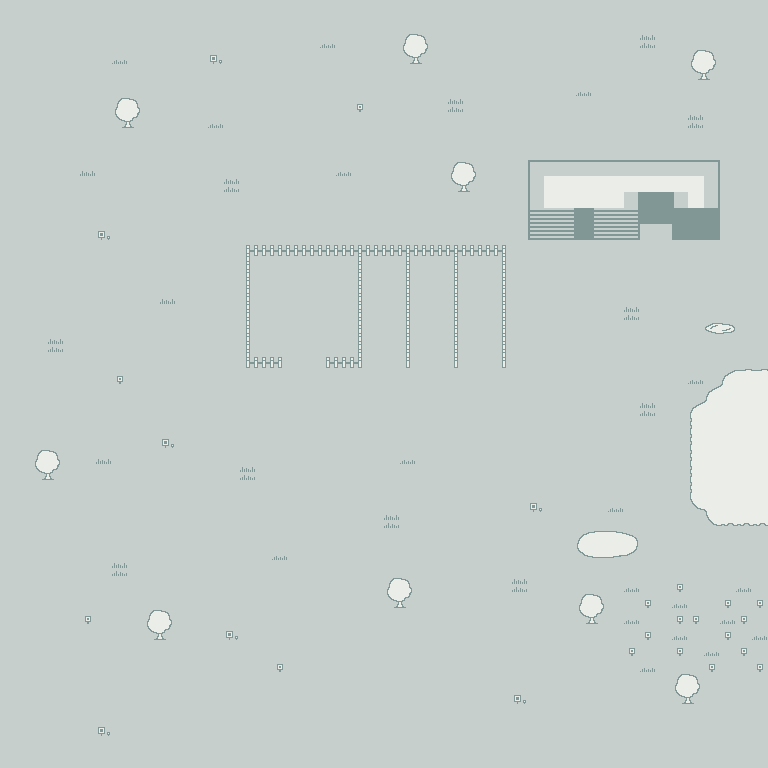

The image is a tile-based game level rendered from a .tmx file. Its description and source (layers, tilesets, objects; grid data summarised) follow:
An orthogonal 48x48 tile map with 16x16 px tiles, 4 tile layers (Void, Floor, GameplayLayer, ObjectsOnGround).

<map version="1.10" tiledversion="1.11.1" orientation="orthogonal" renderorder="right-down" width="48" height="48" tilewidth="16" tileheight="16" infinite="0" nextlayerid="5" nextobjectid="1">
 <tileset firstgid="1" source="../../WhiteVoid.tsx" />
 <layer id="2" name="Void" width="48" height="48" tintcolor="#ffffff">
  <data>[2304 cells, 2304 non-empty, 1 distinct tile ids]</data>
 </layer>
 <layer id="2" name="Floor" width="48" height="48">
  <data>[2304 cells, 0 non-empty, 0 distinct tile ids]</data>
 </layer>
 <layer id="3" name="GameplayLayer" width="48" height="48">
  <data>[2304 cells, 245 non-empty, 41 distinct tile ids]</data>
 </layer>
 <layer id="4" name="ObjectsOnGround" width="48" height="48">
  <data>[2304 cells, 18 non-empty, 2 distinct tile ids]</data>
 </layer>
</map>
